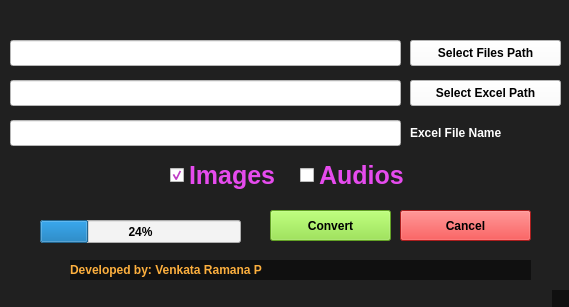
<?xml version="1.0" encoding="UTF-8"?>
<ui version="4.0">
 <class>MainWindow</class>
 <widget class="QMainWindow" name="MainWindow">
  <property name="geometry">
   <rect>
    <x>0</x>
    <y>0</y>
    <width>569</width>
    <height>307</height>
   </rect>
  </property>
  <property name="windowTitle">
   <string>List Files to Excel</string>
  </property>
  <property name="styleSheet">
   <string notr="true">background-color:rgba(0,0,0,0.5); font-weight:bold;</string>
  </property>
  <widget class="QWidget" name="centralwidget">
   <widget class="QLineEdit" name="lineEdit">
    <property name="geometry">
     <rect>
      <x>10</x>
      <y>40</y>
      <width>391</width>
      <height>26</height>
     </rect>
    </property>
    <property name="styleSheet">
     <string notr="true">background-color:rgb(255, 255, 255)</string>
    </property>
   </widget>
   <widget class="QPushButton" name="pushButton">
    <property name="geometry">
     <rect>
      <x>410</x>
      <y>40</y>
      <width>151</width>
      <height>26</height>
     </rect>
    </property>
    <property name="styleSheet">
     <string notr="true">background-color:rgb(255, 255, 255)</string>
    </property>
    <property name="text">
     <string>Select Files Path</string>
    </property>
   </widget>
   <widget class="QLineEdit" name="lineEdit_2">
    <property name="geometry">
     <rect>
      <x>10</x>
      <y>80</y>
      <width>391</width>
      <height>26</height>
     </rect>
    </property>
    <property name="styleSheet">
     <string notr="true">background-color:rgb(255, 255, 255)</string>
    </property>
    <property name="text">
     <string/>
    </property>
   </widget>
   <widget class="QPushButton" name="pushButton_2">
    <property name="geometry">
     <rect>
      <x>410</x>
      <y>80</y>
      <width>151</width>
      <height>26</height>
     </rect>
    </property>
    <property name="styleSheet">
     <string notr="true">background-color:rgb(255, 255, 255)</string>
    </property>
    <property name="text">
     <string>Select Excel Path</string>
    </property>
   </widget>
   <widget class="QLineEdit" name="lineEdit_3">
    <property name="geometry">
     <rect>
      <x>10</x>
      <y>120</y>
      <width>391</width>
      <height>26</height>
     </rect>
    </property>
    <property name="styleSheet">
     <string notr="true">background-color:rgb(255, 255, 255)</string>
    </property>
    <property name="text">
     <string/>
    </property>
   </widget>
   <widget class="QLabel" name="label">
    <property name="geometry">
     <rect>
      <x>410</x>
      <y>117</y>
      <width>141</width>
      <height>31</height>
     </rect>
    </property>
    <property name="styleSheet">
     <string notr="true">color:rgb(255, 255, 255);
background-color:none;
font-weight:bold;</string>
    </property>
    <property name="text">
     <string>Excel File Name</string>
    </property>
   </widget>
   <widget class="QCheckBox" name="checkBox">
    <property name="enabled">
     <bool>true</bool>
    </property>
    <property name="geometry">
     <rect>
      <x>170</x>
      <y>160</y>
      <width>121</width>
      <height>31</height>
     </rect>
    </property>
    <property name="tabletTracking">
     <bool>false</bool>
    </property>
    <property name="autoFillBackground">
     <bool>false</bool>
    </property>
    <property name="styleSheet">
     <string notr="true">color:rgb(230, 75, 238);
background-color:none;
font-weiht:bold;
font-size:25px;</string>
    </property>
    <property name="text">
     <string>Images</string>
    </property>
    <property name="checked">
     <bool>true</bool>
    </property>
   </widget>
   <widget class="QCheckBox" name="checkBox_2">
    <property name="geometry">
     <rect>
      <x>300</x>
      <y>160</y>
      <width>131</width>
      <height>31</height>
     </rect>
    </property>
    <property name="styleSheet">
     <string notr="true">color:rgb(230, 75, 238);
background-color:none;
font-weiht:bold;
font-size:25px;</string>
    </property>
    <property name="text">
     <string>Audios</string>
    </property>
   </widget>
   <widget class="QPushButton" name="pushButton_3">
    <property name="geometry">
     <rect>
      <x>270</x>
      <y>210</y>
      <width>121</width>
      <height>31</height>
     </rect>
    </property>
    <property name="styleSheet">
     <string notr="true">background-color: rgb(138, 226, 52);
color:black;
font-weight:bold;</string>
    </property>
    <property name="text">
     <string>Convert</string>
    </property>
   </widget>
   <widget class="QPushButton" name="pushButton_4">
    <property name="geometry">
     <rect>
      <x>400</x>
      <y>210</y>
      <width>131</width>
      <height>31</height>
     </rect>
    </property>
    <property name="styleSheet">
     <string notr="true">background-color: rgb(239, 41, 41);
color:black;
font-weight:bold;</string>
    </property>
    <property name="text">
     <string>Cancel</string>
    </property>
   </widget>
   <widget class="QLabel" name="label_2">
    <property name="geometry">
     <rect>
      <x>70</x>
      <y>260</y>
      <width>461</width>
      <height>20</height>
     </rect>
    </property>
    <property name="styleSheet">
     <string notr="true">color:rgb(252, 175, 62);
font: italic 11pt &quot;DejaVu Serif&quot;;
</string>
    </property>
    <property name="text">
     <string>Developed by: Venkata Ramana P &lt;github.com/itsmepvr&gt;</string>
    </property>
   </widget>
   <widget class="QProgressBar" name="progressBar">
    <property name="geometry">
     <rect>
      <x>40</x>
      <y>220</y>
      <width>201</width>
      <height>23</height>
     </rect>
    </property>
    <property name="styleSheet">
     <string notr="true">background-color:rgb(243, 243, 243)</string>
    </property>
    <property name="value">
     <number>24</number>
    </property>
   </widget>
  </widget>
  <widget class="QStatusBar" name="statusbar"/>
 </widget>
 <resources/>
 <connections/>
</ui>
